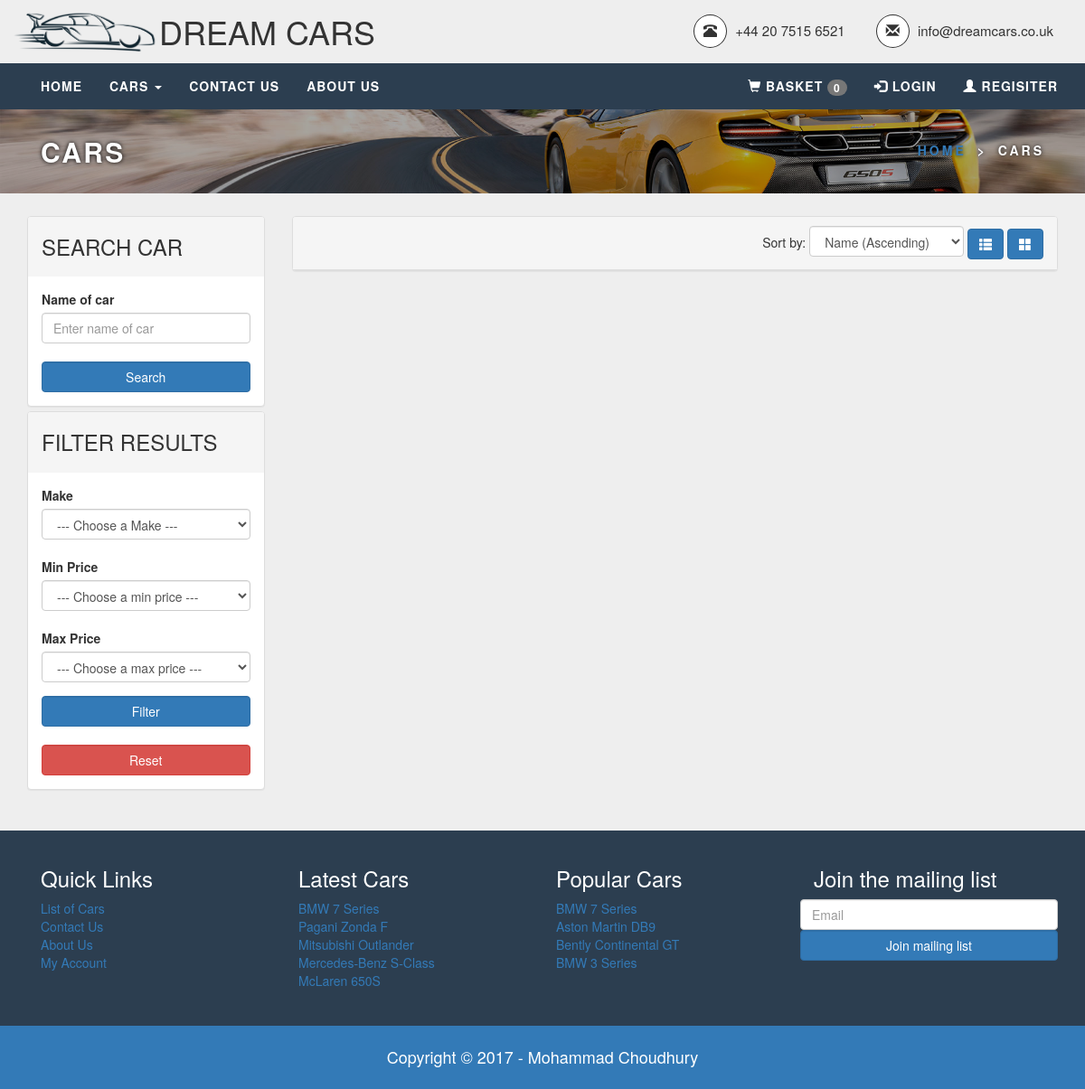
The app's page /cars.php with its own data.
### tables this page shows
CREATE TABLE IF NOT EXISTS `tbl_car` (
  `car_id` int(11) NOT NULL AUTO_INCREMENT,
  `make_id` int(11) NOT NULL,
  `model` varchar(45) DEFAULT NULL,
  `description` text NOT NULL,
  `image_url` varchar(45) DEFAULT NULL,
  `price` decimal(9,2) DEFAULT NULL,
  `stock` tinyint(2) NOT NULL,
  `body_shape` enum('Convertible','Coupe','Hatchback','Saloon','SUV') DEFAULT NULL,
  `top_speed` smallint(3) DEFAULT NULL,
  `horse_power` smallint(4) DEFAULT NULL,
  `torque` smallint(4) DEFAULT NULL,
  `transmission` enum('Automatic','Manual','Semi-Automatic') DEFAULT NULL,
  `fuel_type` enum('Diesel','Electric','Petrol') DEFAULT NULL,
  `doors` tinyint(1) DEFAULT NULL,
  `emissions` smallint(3) DEFAULT NULL,
  `air_conditioning` tinyint(1) DEFAULT '0',
  `antilock_braking_system` tinyint(1) DEFAULT '0',
  `automatic_headlamps` tinyint(1) DEFAULT '0',
  `brake_assist` tinyint(1) DEFAULT '0',
  `cd_player` tinyint(1) DEFAULT '0',
  `central_locking` tinyint(1) DEFAULT '0',
  `crash_sensor` tinyint(1) DEFAULT '0',
  `driver_airbag` tinyint(1) DEFAULT '0',
  `engine_check_warning` tinyint(1) DEFAULT '0',
  `leather_seats` tinyint(1) DEFAULT '0',
  `passenger_airbag` tinyint(1) DEFAULT '0',
  `power_door_locks` tinyint(1) DEFAULT '0',
  `power_steering` tinyint(1) DEFAULT '0',
  `power_windows` tinyint(1) DEFAULT '0',
  `engine_type` varchar(45) DEFAULT NULL,
  `fuel_capacity` tinyint(2) DEFAULT NULL,
  `seating_capacity` tinyint(1) DEFAULT NULL,
  `no_of_cylinders` tinyint(2) DEFAULT NULL,
  PRIMARY KEY (`car_id`),
  KEY `fk_tbl_car_tbl_make1_idx` (`make_id`)
);

CREATE TABLE IF NOT EXISTS `tbl_make` (
  `make_id` int(11) NOT NULL AUTO_INCREMENT,
  `make_name` varchar(45) DEFAULT NULL,
  PRIMARY KEY (`make_id`)
);

### cars.php (the view, shortened to what this page needs)
<!DOCTYPE html>
<html>
<head>
	<link type="text/css" rel="stylesheet" href="css/bootstrap.min.css">
	<link rel="stylesheet" type="text/css" href="css/style.css">
</head>
<body>
	<?php
	include 'header.php';
	include_once 'config.inc.php';
	?>
	<div id="banner">
		<div class="container-fluid">
			<div class="row">
				<div class="col-md-7">
					<h1>Cars</h1>
				</div>
				<div class="col-md-5">
					<ul class="breadcrumb">
						<li><a href="index.php">Home</a>
						</li>
						<li>Cars</li>
					</ul>
				</div>
			</div>
		</div>
	</div>
	<section class="gray-bg">
		<div class="container">
			<div class="row">
				<div class="col-md-3">
					<div class="panel-group">
						<div class="panel panel-default">
							<div class="panel-heading">
								<h3 class="text-uppercase">Search Car</h3>
							</div>
							<div class="panel-body">
								<form action="" method="get">
									<label for="">Name of car</label>
									<input type="text" name="name" class="form-control" placeholder="Enter name of car" onkeyup="getCars();" value="<?=(isset($_GET['name'])?$_GET['name']:'')?>"><br>
									<button type="submit" class="btn btn-primary form-control">Search</button>
								</form>
							</div>
						</div>
						<div class="panel panel-default">
							<div class="panel-heading">
								<h3 class="text-uppercase">Filter Results</h3>
							</div>
							<div class="panel-body">
								<form action="" method="get">
									<div class="form-group">
										<label>Make</label>
										<select class="form-control" name="make" onchange="getCars();">
											<option value="">--- Choose a Make ---</option>
										</select><br>
										<label>Min Price</label>
										<select class="form-control" name="minprice" onchange="updateMax();getCars();">
											<option value="">--- Choose a min price ---</option>
										</select><br>
										<label>Max Price</label>
										<select class="form-control" name="maxprice" onchange="getCars();">
											<option value="">--- Choose a max price ---</option>
										</select>
									</div>
									<button type="submit" class="btn btn-primary form-control">Filter</button><br><br>
									<button type="reset" class="btn btn-danger form-control" onclick="getCars();">Reset</button>
								</form>
							</div>
						</div>
					</div>
				</div>
				<div class="col-md-9" id="cars">
					<div class="panel panel-default">
						<div class="panel-heading clearfix">
							<div class="pull-right">
								<p>Sort by:</p>
								<form action="#" method="get">
									<select name="sortby" class="form-control" onchange="getCars();">
										<option value="1">Name (Ascending)</option>
									</select>
								</form>
								<a class="btn btn-primary" onclick="getCars('off')"><span class="glyphicon glyphicon-th-list"></span></a>
								<a class="btn btn-primary" onclick="getCars('on')"><span class="glyphicon glyphicon-th-large"></span></a>
							</div>
						</div>
					</div>
				</div>
			</div>
		</div>
	</section>
	<?php include 'footer.php'; ?>
</body>
</html>

### footer.php (shortened to what this page needs)
<footer class="dark-blue-bg">
	<div class="container">
		<div class="col-xs-4 col-sm-3">
			<h3>Quick Links</h3>
			<ul>
				<li><a href="#">List of Cars</a></li>
				<li><a href="#">Contact Us</a></li>
				<li><a href="#">About Us</a></li>
				<li><a href="#">My Account</a></li>
			</ul>
		</div>
		<div class="col-xs-4 col-sm-3">
			<h3>Latest Cars</h3>
			<ul>
				<?php
				include_once 'config.inc.php';
				$sql = "SELECT * FROM tbl_car c, tbl_make m WHERE c.make_id = m.make_id ORDER BY car_id DESC LIMIT 5";
				$stmtf = $mysqli->prepare($sql);
				$stmtf->execute();
				$result = $stmtf->get_result();
				while ($latest = $result->fetch_assoc()):?>
				<li><a href="car_details.php?id=<?=$latest['car_id']?>"><?=$latest['make_name']." ".$latest['model']?></a></li>
				<?php endwhile; ?>
			</ul>
		</div>
		<div class="col-xs-4 col-sm-3">
			<h3>Popular Cars</h3>
			<ul>
				<?php
				include_once 'config.inc.php';
				$sql = "SELECT c.car_id, make_name, model, SUM(quantity) AS total FROM tbl_car c, tbl_make m, tbl_order_details o WHERE c.make_id = m.make_id AND c.car_id = o.car_id GROUP BY c.car_id ORDER BY total DESC LIMIT 5";
				$stmtf = $mysqli->prepare($sql);
				$stmtf->execute();
				$result = $stmtf->get_result();
				while ($latest = $result->fetch_assoc()):?>
				<li><a href="car_details.php?id=<?=$latest['car_id']?>"><?=$latest['make_name']." ".$latest['model']?></a></li>
				<?php endwhile; ?>
			</ul>
		</div>
		<div class="col-sm-3">
			<h3>Join the mailing list</h3>
			<div class="row">
				<input type="email" class="form-control" placeholder="Email" id="mail_list">
				<button class="btn btn-primary form-control" type="button" onclick="joinMailList();">Join mailing list </button>
			</div>
		</div>
	</div>
	<div class="text-center bg-primary" style="padding: 15px 0; margin-top: 30px;">
		<h4>Copyright &copy; 2017 - Mohammad Choudhury</h4>
	</div>
</footer>

### css/style.css (style rules this page uses)
.gray-bg { background-color: #eee; }
.dark-blue-bg { background-color: #2c3e50; color: white; }
#banner { background: url('../img/McLaren-650S-Banner.jpg') no-repeat; background-position: center; background-size: cover; color: white; text-shadow: 0px 0px 5px black; }
#banner .container-fluid { padding: 30px 45px; background: rgba(0, 0, 0, 0.35); }
#banner h1 { margin: 0px; color:inherit; text-transform:uppercase; font-size:30px; font-weight:700; letter-spacing:.08em }
.breadcrumb { margin: 0px; padding: 5px 0px; background-color: transparent; text-align: right; text-transform: uppercase; letter-spacing: 3px; }
.breadcrumb li { color: inherit; font-weight: 900; }
.breadcrumb > li + li::before { content: "> "; color: inherit; }
section { padding: 25px 0px; }
.panel h3 { margin-top: 10px; }

### cars.php (style rules this page uses)
#cars .panel-heading * { display: inline-block; }
#cars .panel-heading option { display: block; }

### footer.php (style rules this page uses)
footer { padding-top: 20px; }
footer ul { list-style: none; padding-left: 0; }

### records on screen
tbl_car: make.make_name "BMW", model "7 Series"
tbl_car: make.make_name "Pagani", model "Zonda F"
tbl_car: make.make_name "Mitsubishi", model "Outlander"
tbl_car: make.make_name "Mercedes-Benz", model "S-Class"
tbl_car: make.make_name "McLaren", model "650S"
tbl_car: make.make_name "Aston Martin", model "DB9"
tbl_car: make.make_name "Bently", model "Continental GT"
tbl_car: make.make_name "BMW", model "3 Series"
